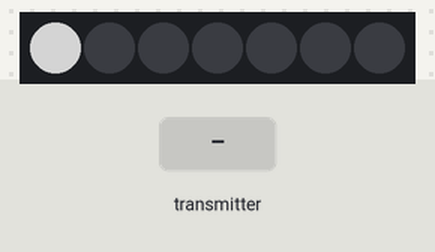
This sketch was run on a simulated ESP8266 (NodeMCU). Parts: 7 RGB LEDs in strip order, left to right. The inputs (shaded band) are chosen by the test bench. Dim RGB values are drawn brighter than linear; random numbers use the default seed unless the sketch sets one; what the sketch prints to the serial monitor is not drawn.

Above: at 0.1 s.
At 0.5 s:
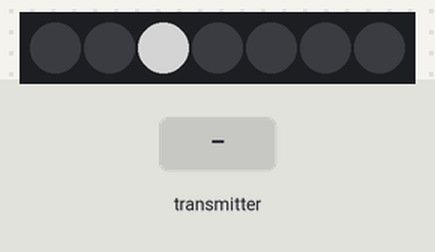
At 1.3 s:
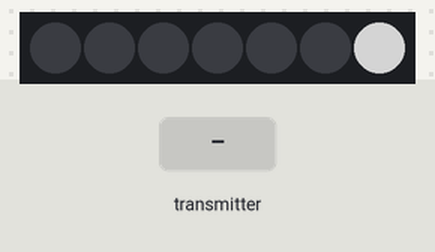
2.7 s: the transmitter starts sending mac.0 = 0
4.2 s: the transmitter starts sending mac.1 = 255
6.2 s: the transmitter starts sending mac.2 = 255
8.2 s: the transmitter starts sending mac.3 = 255
10.2 s: the transmitter starts sending mac.4 = 255
12.2 s: the transmitter starts sending mac.5 = 255
Timing chart, 0 to 15.2 s (numbered marks = the images above; inputs shaded):
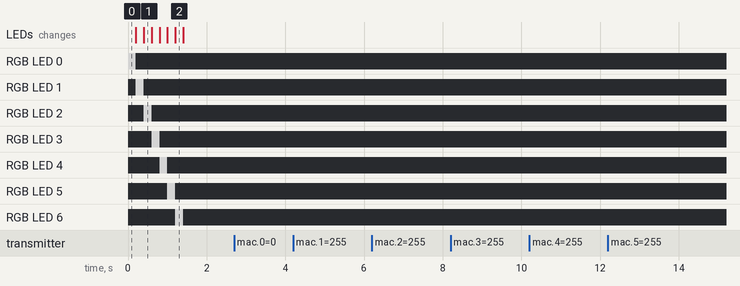

The sketch:

DAU_ESP_NOW_DAURM.ino
```cpp
#include <ESP8266WiFi.h>
#include <espnow.h>
#include <Adafruit_NeoPixel.h>

// Definició dels pins i configuració dels LEDs
#define LED_PIN     2  // Pin on es connectaran els LEDs WS2812
#define NUM_LEDS    7   // Utilitzem 7 LEDs (1 central + 6 pels valors del dau)
Adafruit_NeoPixel strip = Adafruit_NeoPixel(NUM_LEDS, LED_PIN, NEO_GRB + NEO_KHZ800);

// Estructura del missatge que rebrem
typedef struct message {
  uint8_t mac[6];  // MAC del dispositiu emissor
} message_t;

message_t incomingMsg;

bool ran_dom = false;

// Configuració de les MACs i colors dels emissors (polsadors)
// Màxim 5 dispositius emissors
// IMPORTANT: Hauràs de canviar aquestes MACs pels valors reals dels teus dispositius polsadors
// Pots obtenir la MAC de cada dispositiu des del monitor sèrie quan executis el seu codi
#define MAX_DEVICES 5
uint8_t registeredMACs[MAX_DEVICES][6] = {
  {0x18, 0xFE, 0x34, 0xD4, 0xB1, 0xCC}, // MAC del polsador 1
  {0x5C, 0xCF, 0x7F, 0x80, 0x3D, 0xBA}, // MAC del polsador 2
  {0x5C, 0xCF, 0x7F, 0x80, 0xCB, 0xC2}, // MAC del polsador 3
  {0x5C, 0xCF, 0x7F, 0x81, 0x11, 0x29}, // MAC del polsador 4
  {0xBC, 0xFF, 0x4D, 0x19, 0x67, 0x05}  // MAC del polsador 5
};

// Colors pels diferents dispositius (format: R, G, B)
uint32_t deviceColors[MAX_DEVICES] = {
  strip.Color(255, 0, 0),      // Vermell
  strip.Color(0, 255, 0),      // Verd
  strip.Color(0, 0, 255),      // Blau
  strip.Color(255, 255, 0),    // Groc
  strip.Color(255, 0, 255)     // Magenta
};

// Posicions dels LEDs per cada valor del dau (1-6)
// Assumim que tenim 7 LEDs, amb el LED 0 al centre i LEDs 1-6 al voltant
const uint8_t dicePatterns[6][7] = {
  {0, 0, 0, 0, 0, 0, 1},  // 1: només el LED central
  {1, 0, 0, 1, 0, 0, 0},  // 2: dos LEDs en diagonal
  {1, 0, 0, 1, 0, 0, 1},  // 3: tres LEDs en diagonal
  {1, 0, 1, 1, 0, 1, 0},  // 4: quatre LEDs en les cantonades
  {1, 0, 1, 1, 0, 1, 1},  // 5: quatre LEDs en les cantonades i un al centre
  {1, 1, 1, 1, 1, 1, 0}   // 6: tots els LEDs excepte el central
};

// Funció per comprovar si una MAC està registrada
int findMACIndex(const uint8_t *mac) {
  for (int i = 0; i < MAX_DEVICES; i++) {
    bool match = true;
    for (int j = 0; j < 6; j++) {
      if (mac[j] != registeredMACs[i][j]) {
        match = false;
        break;
      }
    }
    if (match) return i;
  }
  return -1; // No s'ha trobat
}

// Funció per mostrar un valor del dau amb el color corresponent
void showDiceValue(int value, uint32_t color) {
  // Assegurem-nos que el valor està dins del rang 1-6
  if (value < 1) value = 1;
  if (value > 6) value = 6;

  // Índex del patró (0-5 per valors 1-6)
  int patternIndex = value - 1;

  // Netegem tots els LEDs
  strip.clear();

  // Activem els LEDs segons el patró
  for (int i = 0; i < 7; i++) {
    if (dicePatterns[patternIndex][i]) {
      strip.setPixelColor(i, color);
    }
  }

  strip.show();
}

// Funció que s'executa quan rebem un paquet per ESP-NOW
void onDataReceived(uint8_t *mac, uint8_t *data, uint8_t len) {
  // Comprovem que la longitud sigui correcta
  if (len == sizeof(message_t)) {
    // Copiem el contingut a la nostra estructura
    memcpy(&incomingMsg, data, sizeof(message_t));

    // Mostrem la MAC rebuda per debugging i ajudar en la configuració
    Serial.print("MAC rebuda: ");
    for (int i = 0; i < 6; i++) {
      Serial.print("0x");
      if (incomingMsg.mac[i] < 0x10) Serial.print("0");
      Serial.print(incomingMsg.mac[i], HEX);
      if (i < 5) Serial.print(", ");
    }
    Serial.println();
    if (ran_dom == false) {randomSeed(millis()); ran_dom = true;}
    // Busquem l'índex del dispositiu a la nostra llista
    int deviceIndex = findMACIndex(incomingMsg.mac);

    if (deviceIndex >= 0) {
      // Generem un valor aleatori entre 1 i 6
      int diceValue = random(1, 7);

      // Mostrem el valor amb el color corresponent al dispositiu
      showDiceValue(diceValue, deviceColors[deviceIndex]);

      Serial.print("Rebut del dispositiu #");
      Serial.print(deviceIndex + 1);
      Serial.print(": Valor dau = ");
      Serial.println(diceValue);
    } else {
      Serial.println("Dispositiu no registrat! Afegeix aquesta MAC a la llista registeredMACs.");
    }
  }
}

void setup() {
  // Iniciem la comunicació sèrie per debugging
  Serial.begin(115200);
  Serial.println("Estació del dau inicialitzada");

  // Inicialitzem els LEDs
  strip.begin();
  strip.clear();
  strip.show();
  strip.setBrightness(128);

  // Configurem el WiFi en mode estació
  WiFi.mode(WIFI_STA);
  WiFi.disconnect();

  // Inicialitzem la comunicació ESP-NOW
  if (esp_now_init() != 0) {
    Serial.println("Error a l'inicialitzar ESP-NOW");
    return;
  }

  // Definim el rol com a receptor
  esp_now_set_self_role(ESP_NOW_ROLE_SLAVE);

  // Registrem la funció de callback per rebre dades
  esp_now_register_recv_cb(onDataReceived);

  // Mostrem la nostra MAC
  Serial.print("MAC de l'estació: ");
  Serial.println(WiFi.macAddress());

  // Inicialitzem el generador de nombres aleatoris
  randomSeed(analogRead(A0));

  // Mostrem una seqüència d'inici per verificar que els LEDs funcionen
  for (int i = 0; i < 7; i++) {
    strip.clear();
    strip.setPixelColor(i, strip.Color(255, 255, 255));
    strip.show();
    delay(200);
  }
  strip.clear();
  strip.show();
}

void loop() {
  // No fem res al loop principal, tot es gestiona amb callbacks
  delay(10);
}
```

Measured:
- after the input at 2.7 s, every drawn part: stays the same
- after the input at 4.2 s, every drawn part: stays the same
- after the input at 6.2 s, every drawn part: stays the same
- after the input at 8.2 s, every drawn part: stays the same
- after the input at 10.2 s, every drawn part: stays the same
- after the input at 12.2 s, every drawn part: stays the same
